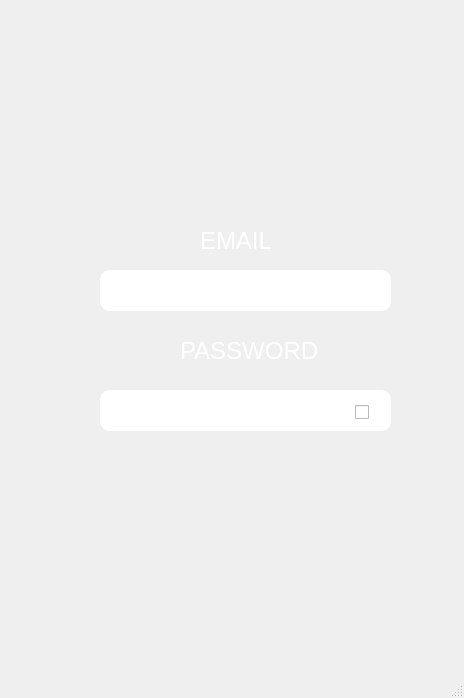
<?xml version="1.0" encoding="UTF-8"?>
<ui version="4.0">
 <class>MainWindow</class>
 <widget class="QMainWindow" name="MainWindow">
  <property name="geometry">
   <rect>
    <x>0</x>
    <y>0</y>
    <width>464</width>
    <height>698</height>
   </rect>
  </property>
  <property name="sizePolicy">
   <sizepolicy hsizetype="Fixed" vsizetype="Fixed">
    <horstretch>0</horstretch>
    <verstretch>0</verstretch>
   </sizepolicy>
  </property>
  <property name="minimumSize">
   <size>
    <width>464</width>
    <height>698</height>
   </size>
  </property>
  <property name="maximumSize">
   <size>
    <width>464</width>
    <height>698</height>
   </size>
  </property>
  <property name="windowTitle">
   <string>MainWindow</string>
  </property>
  <property name="styleSheet">
   <string notr="true"/>
  </property>
  <widget class="QWidget" name="centralwidget">
   <widget class="QPushButton" name="LoginBtn">
    <property name="geometry">
     <rect>
      <x>140</x>
      <y>500</y>
      <width>191</width>
      <height>61</height>
     </rect>
    </property>
    <property name="cursor">
     <cursorShape>PointingHandCursor</cursorShape>
    </property>
    <property name="styleSheet">
     <string notr="true">#LoginBtn {
background-color: transparent;
border-image: url(:Autentificare_off.png);
background: none;
border: none;
background-repeat: none;
}
#LoginBtn:hover
{
border-image: url(:Autentificare_on.png);
}</string>
    </property>
    <property name="text">
     <string/>
    </property>
    <property name="autoDefault">
     <bool>true</bool>
    </property>
    <property name="default">
     <bool>true</bool>
    </property>
   </widget>
   <widget class="QPushButton" name="RegisterBtn">
    <property name="geometry">
     <rect>
      <x>140</x>
      <y>570</y>
      <width>191</width>
      <height>61</height>
     </rect>
    </property>
    <property name="cursor">
     <cursorShape>PointingHandCursor</cursorShape>
    </property>
    <property name="styleSheet">
     <string notr="true">#RegisterBtn {
background-color: transparent;
border-image: url(:Inregistrare_off.png);
background: none;
border: none;
background-repeat: none;
}
#RegisterBtn:hover
{
border-image: url(:Inregistrare_on.png);
}</string>
    </property>
    <property name="text">
     <string/>
    </property>
   </widget>
   <widget class="QLabel" name="Logo">
    <property name="geometry">
     <rect>
      <x>130</x>
      <y>10</y>
      <width>211</width>
      <height>201</height>
     </rect>
    </property>
    <property name="styleSheet">
     <string notr="true">#Logo {
background-color: transparent;
border-image: url(:Logo.png);
background: none;
border: none;
background-repeat: none;
}</string>
    </property>
    <property name="text">
     <string/>
    </property>
   </widget>
   <widget class="QLabel" name="UsernameLabel">
    <property name="geometry">
     <rect>
      <x>200</x>
      <y>220</y>
      <width>181</width>
      <height>41</height>
     </rect>
    </property>
    <property name="font">
     <font>
      <pointsize>18</pointsize>
     </font>
    </property>
    <property name="styleSheet">
     <string notr="true">#UsernameLabel
{
color:#fff;
background-color: transparent;
background:none;
}</string>
    </property>
    <property name="text">
     <string>EMAIL</string>
    </property>
   </widget>
   <widget class="QLabel" name="PasswordLabel">
    <property name="geometry">
     <rect>
      <x>180</x>
      <y>330</y>
      <width>181</width>
      <height>41</height>
     </rect>
    </property>
    <property name="font">
     <font>
      <pointsize>18</pointsize>
     </font>
    </property>
    <property name="styleSheet">
     <string notr="true">#PasswordLabel
{
color:#fff;
background-color: transparent;
background:none;
}</string>
    </property>
    <property name="text">
     <string>PASSWORD</string>
    </property>
   </widget>
   <widget class="QLineEdit" name="textEditPassword">
    <property name="geometry">
     <rect>
      <x>100</x>
      <y>390</y>
      <width>291</width>
      <height>41</height>
     </rect>
    </property>
    <property name="font">
     <font>
      <pointsize>12</pointsize>
     </font>
    </property>
    <property name="styleSheet">
     <string notr="true">#textEditPassword
{
color:#fff;
padding-right: 40px;
border: 2px solid white;
border-radius:10px;
}

#textEditPassword:focus
{
border: 2px solid yellow;
}</string>
    </property>
    <property name="maxLength">
     <number>30</number>
    </property>
    <property name="echoMode">
     <enum>QLineEdit::Password</enum>
    </property>
    <property name="placeholderText">
     <string>Introduceti parola</string>
    </property>
   </widget>
   <widget class="QLineEdit" name="textEditUserName">
    <property name="geometry">
     <rect>
      <x>100</x>
      <y>270</y>
      <width>291</width>
      <height>41</height>
     </rect>
    </property>
    <property name="font">
     <font>
      <pointsize>12</pointsize>
     </font>
    </property>
    <property name="styleSheet">
     <string notr="true">#textEditUserName
{
color:#fff;
padding-right: 40px;
border: 2px solid white;
border-radius:10px;
}
#textEditUserName:focus
{
border: 2px solid yellow;
}</string>
    </property>
    <property name="maxLength">
     <number>255</number>
    </property>
    <property name="placeholderText">
     <string>Introduceti mail-ul</string>
    </property>
   </widget>
   <widget class="QCheckBox" name="checkBox">
    <property name="geometry">
     <rect>
      <x>355</x>
      <y>400</y>
      <width>88</width>
      <height>24</height>
     </rect>
    </property>
    <property name="cursor">
     <cursorShape>PointingHandCursor</cursorShape>
    </property>
    <property name="styleSheet">
     <string notr="true">#checkBox
{
background-color: transparent;
background: none;
border: none;
background-repeat: none;
}

QCheckBox::indicator:unchecked {
    image: url(:showWhite.png);
}

QCheckBox::indicator:checked {
    image: url(:hideWhite.png);
}</string>
    </property>
    <property name="text">
     <string/>
    </property>
   </widget>
   <widget class="QLabel" name="mail_icon">
    <property name="geometry">
     <rect>
      <x>353</x>
      <y>275</y>
      <width>31</width>
      <height>31</height>
     </rect>
    </property>
    <property name="styleSheet">
     <string notr="true">#mail_icon
{
background-color: transparent;
border-image: url(:mail_icon.png);
background: none;
border: none;
background-repeat: none;
}</string>
    </property>
    <property name="text">
     <string/>
    </property>
   </widget>
  </widget>
  <widget class="QMenuBar" name="menubar">
   <property name="geometry">
    <rect>
     <x>0</x>
     <y>0</y>
     <width>464</width>
     <height>26</height>
    </rect>
   </property>
  </widget>
  <widget class="QStatusBar" name="statusbar"/>
 </widget>
 <resources/>
 <connections/>
</ui>
